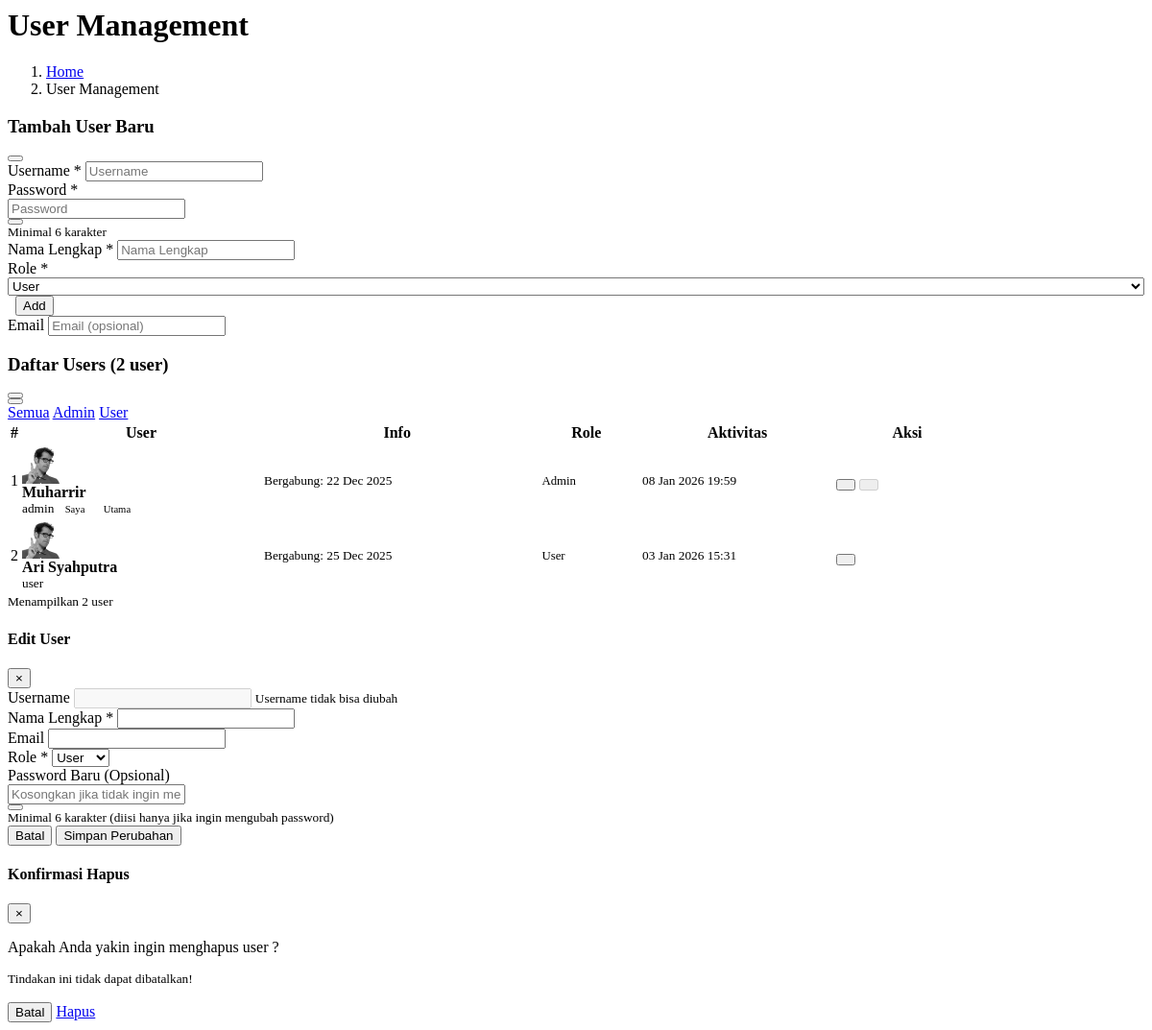
/users/settings.php (signed in), run on the app's committed database.
### tables this page shows
CREATE TABLE `users` (
  `id` int NOT NULL,
  `nama` varchar(100) NOT NULL,
  `username` varchar(200) NOT NULL,
  `password` varchar(200) NOT NULL,
  `email` varchar(200) NOT NULL,
  `role` enum('admin','user') NOT NULL,
  `tanggal_buat` timestamp NOT NULL DEFAULT CURRENT_TIMESTAMP,
  `terakhir_login` timestamp NULL DEFAULT NULL
);

### users/settings.php (the view, shortened to what the rows shown need)
<?php
require_once "koneksi.php";
$query = "SELECT * FROM users ORDER BY
          CASE role
            WHEN 'admin' THEN 1
            ELSE 2
          END,
          nama ASC";
$users_result = $koneksi->query($query);
?>
<div class="content-wrapper">
    <div class="content-header">
        <div class="container-fluid">
            <div class="row mb-2">
                <div class="col-sm-6">
                    <h1 class="m-0"><i class="fas fa-users-cog"></i> <strong>User Management</strong></h1>
                </div>
            </div>
        </div>
    </div>
    <section class="content">
        <div class="container-fluid">
            <div class="row">
                <div class="col-md-12">
                    <div class="card">
                        <div class="card-body p-0">
                            <div class="table-responsive">
                                <table class="table table-striped projects" id="usersTable">
                                    <thead>
                                        <tr>
                                            <th style="width: 1%">#</th>
                                            <th style="width: 25%">User</th>
                                            <th>Info</th>
                                            <th>Role</th>
                                            <th style="width: 20%">Aktivitas</th>
                                            <th style="width: 15%">Aksi</th>
                                        </tr>
                                    </thead>
                                    <tbody>
                                        <?php
                                        $no = 1;
                                        $users_result->data_seek(0);
                                        while ($user = $users_result->fetch_assoc()):
                                            $is_current_user = ($user['id'] == $_SESSION['user_id']);
                                            $is_main_admin = ($user['id'] == 1);
                                            $last_login = $user['terakhir_login'] ?
                                                date('d M Y H:i', strtotime($user['terakhir_login'])) :
                                                'Belum pernah login';
                                        ?>
                                        <tr data-role="<?= $user['role'] ?>">
                                            <td><?= $no++ ?></td>
                                            <td>
                                                <div class="d-flex align-items-center">
                                                    <img src="dist/img/user2-160x160.jpg" class="img-circle img-sm mr-2"
                                                        alt="User Image">
                                                    <div>
                                                        <strong><?= htmlspecialchars($user['nama']) ?></strong>
                                                        <br>
                                                        <small class="text-muted">
                                                            <?= htmlspecialchars($user['username']) ?>
                                                            <?php if ($is_current_user): ?>
                                                            <span class="badge badge-info ml-1">Saya</span>
                                                            <?php endif; ?>
                                                            <?php if ($is_main_admin): ?>
                                                            <span class="badge badge-danger ml-1">Utama</span>
                                                            <?php endif; ?>
                                                        </small>
                                                    </div>
                                                </div>
                                            </td>
                                            <td>
                                                <div>
                                                    <small class="text-muted">
                                                        Bergabung:
                                                        <?= date('d M Y', strtotime($user['tanggal_buat'])) ?>
                                                    </small>
                                                </div>
                                            </td>
                                            <td>
                                                <span
                                                    class="badge badge-<?= $user['role'] == 'admin' ? 'danger' : 'success' ?>">
                                                    <?= ucfirst($user['role']) ?>
                                                </span>
                                            </td>
                                            <td>
                                                <small class="text-muted">
                                                    <?= $last_login ?>
                                                </small>
                                            </td>
                                            <td>
                                                <div class="btn-group">
                                                    <button type="button" class="btn btn-info btn-sm btn-edit mr-2"
                                                        onclick="editUser(<?= $user['id'] ?>,
                                                                     '<?= htmlspecialchars(addslashes($user['username'])) ?>',
                                                                     '<?= htmlspecialchars(addslashes($user['nama'])) ?>',
                                                                     '<?= htmlspecialchars(addslashes($user['email'] ?? '')) ?>',
                                                                     '<?= $user['role'] ?>')" title="Edit User">
                                                    </button>
                                                    <?php if (!$is_main_admin && !$is_current_user): ?>
                                                    <a href="index.php?stunting=hapus_user&id=<?= $user['id'] ?>"
                                                        class="btn btn-danger btn-sm">
                                                    </a>
                                                    <?php else: ?>
                                                    <button class="btn btn-danger btn-sm" disabled
                                                        title="<?= $is_main_admin ? 'Tidak bisa hapus admin utama' : 'Tidak bisa hapus akun sendiri' ?>">
                                                    </button>
                                                    <?php endif; ?>
                                                </div>
                                            </td>
                                        </tr>
                                        <?php endwhile; ?>
                                    </tbody>
                                </table>
                            </div>
                        </div>
                    </div>
                </div>
            </div>
        </div>
    </section>
</div>

### data on the page
users: nama "Muharrir", username "admin", shows "Saya", shows "Utama", tanggal_buat "22 Dec 2025", role "Admin", terakhir_login "08 Jan 2026 19:59"
users: nama "Ari Syahputra", username "user", tanggal_buat "25 Dec 2025", role "User", terakhir_login "03 Jan 2026 15:31"

### other printed values
$users_result->num_rows "2"
